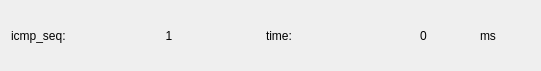
    <widget class="QWidget" name="horizontalLayoutWidget_5">
     <property name="geometry">
      <rect>
       <x>140</x>
       <y>1020</y>
       <width>541</width>
       <height>71</height>
      </rect>
     </property>
     <layout class="QHBoxLayout" name="horizontalLayout_5">
      <item>
       <widget class="QLabel" name="label_31">
        <property name="styleSheet">
         <string notr="true">font: 20pt &quot;Ubuntu&quot;;</string>
        </property>
        <property name="text">
         <string>icmp_seq:</string>
        </property>
       </widget>
      </item>
      <item>
       <widget class="QLabel" name="label_icmpseq3">
        <property name="styleSheet">
         <string notr="true">font: 20pt &quot;Ubuntu&quot;;</string>
        </property>
        <property name="text">
         <string>1</string>
        </property>
        <property name="alignment">
         <set>Qt::AlignCenter</set>
        </property>
       </widget>
      </item>
      <item>
       <spacer name="horizontalSpacer_7">
        <property name="orientation">
         <enum>Qt::Horizontal</enum>
        </property>
        <property name="sizeType">
         <enum>QSizePolicy::Fixed</enum>
        </property>
        <property name="sizeHint" stdset="0">
         <size>
          <width>40</width>
          <height>20</height>
         </size>
        </property>
       </spacer>
      </item>
      <item>
       <widget class="QLabel" name="label_37">
        <property name="styleSheet">
         <string notr="true">font: 20pt &quot;Ubuntu&quot;;</string>
        </property>
        <property name="text">
         <string>time:</string>
        </property>
       </widget>
      </item>
      <item>
       <widget class="QLabel" name="label_timeval3">
        <property name="styleSheet">
         <string notr="true">font: 20pt &quot;Ubuntu&quot;;</string>
        </property>
        <property name="text">
         <string>0</string>
        </property>
        <property name="alignment">
         <set>Qt::AlignCenter</set>
        </property>
       </widget>
      </item>
      <item>
       <widget class="QLabel" name="label_43">
        <property name="sizePolicy">
         <sizepolicy hsizetype="Fixed" vsizetype="Preferred">
          <horstretch>0</horstretch>
          <verstretch>0</verstretch>
         </sizepolicy>
        </property>
        <property name="minimumSize">
         <size>
          <width>50</width>
          <height>0</height>
         </size>
        </property>
        <property name="styleSheet">
         <string notr="true">font: 20pt &quot;Ubuntu&quot;;</string>
        </property>
        <property name="text">
         <string>ms</string>
        </property>
       </widget>
      </item>
     </layout>
    </widget>
